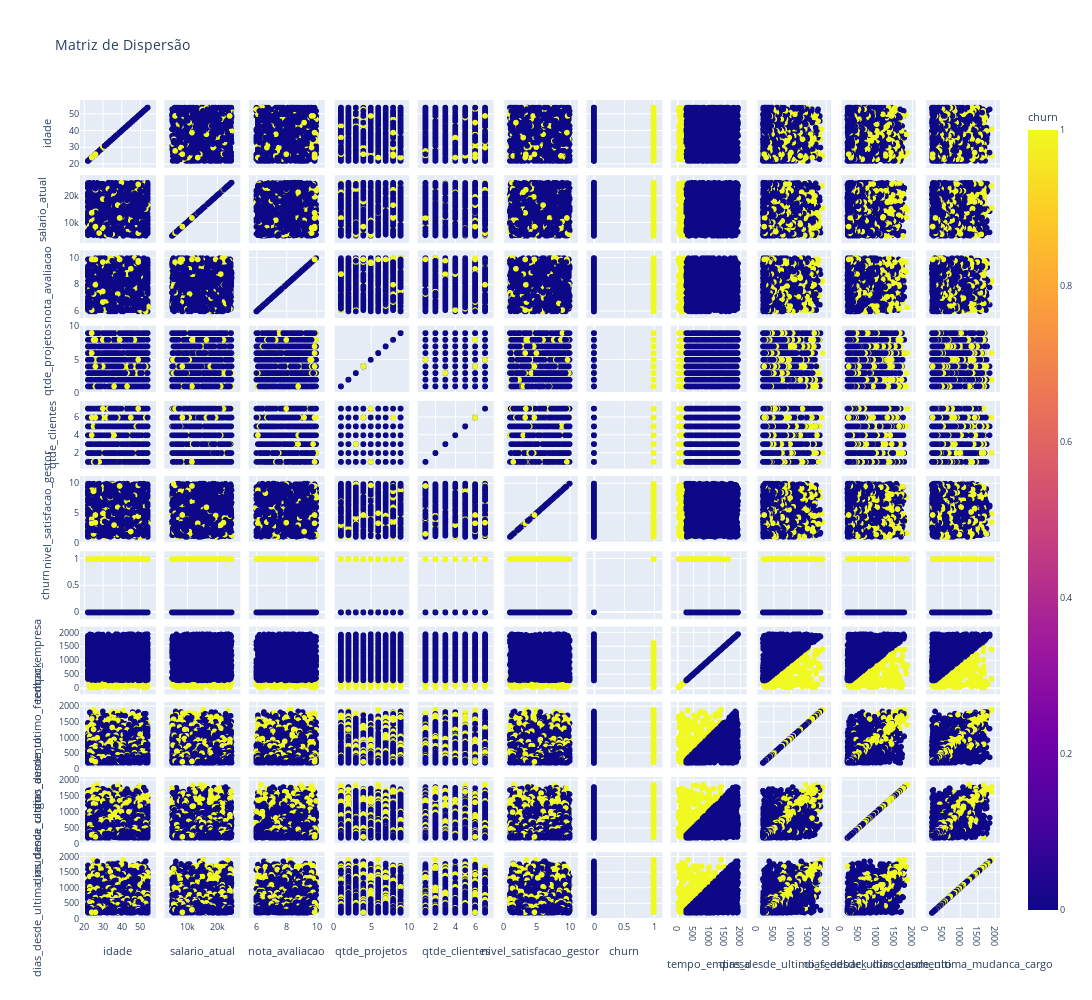

Notebook cell for this chart:
### Code cell
# Matriz de Dispersão

fig = px.scatter_matrix(df_employees, dimensions=col_number,
                        color='churn', title='Matriz de Dispersão')

fig.update_layout(
    width=1200,
    height=1000,
    title_font=dict(size=14),
    font=dict(size=9)
)

fig.show()

### Figure 1 — Plotly figure (JSON) as saved in the notebook; plotly's stock layout.template omitted (floating-point values rounded to 4 significant figures; data arrays with more than 128 entries replaced by an {"elided": "..."} marker saying what was removed)
{"data": [{"dimensions": [{"axis": {"matches": true}, "label": "idade", "values": {"elided": "2000 int values"}}, {"axis": {"matches": true}, "label": "salario_atual", "values": {"elided": "2000 int values"}}, {"axis": {"matches": true}, "label": "nota_avaliacao", "values": {"elided": "2000 float values"}}, {"axis": {"matches": true}, "label": "qtde_projetos", "values": {"elided": "2000 int values"}}, {"axis": {"matches": true}, "label": "qtde_clientes", "values": {"elided": "2000 int values"}}, {"axis": {"matches": true}, "label": "nivel_satisfacao_gestor", "values": {"elided": "2000 float values"}}, {"axis": {"matches": true}, "label": "churn", "values": {"elided": "2000 int values"}}, {"axis": {"matches": true}, "label": "tempo_empresa", "values": {"elided": "2000 int values"}}, {"axis": {"matches": true}, "label": "dias_desde_ultimo_feedback", "values": {"elided": "2000 int values"}}, {"axis": {"matches": true}, "label": "dias_desde_ultimo_aumento", "values": {"elided": "2000 int values"}}, {"axis": {"matches": true}, "label": "dias_desde_ultima_mudanca_cargo", "values": {"elided": "2000 int values"}}], "hovertemplate": "%{xaxis.title.text}=%{x}<br>%{yaxis.title.text}=%{y}<br>churn=%{marker.color}<extra></extra>", "legendgroup": "", "marker": {"color": {"elided": "2000 int values"}, "coloraxis": "coloraxis", "symbol": "circle"}, "name": "", "showlegend": false, "type": "splom"}], "layout": {"coloraxis": {"colorbar": {"title": {"text": "churn"}}, "colorscale": [[0, "#0d0887"], [0.1111, "#46039f"], [0.2222, "#7201a8"], [0.3333, "#9c179e"], [0.4444, "#bd3786"], [0.5556, "#d8576b"], [0.6667, "#ed7953"], [0.7778, "#fb9f3a"], [0.8889, "#fdca26"], [1, "#f0f921"]]}, "dragmode": "select", "font": {"size": 9}, "height": 1000, "legend": {"tracegroupgap": 0}, "title": {"font": {"size": 14}, "text": "Matriz de Dispersão"}, "width": 1200}}
